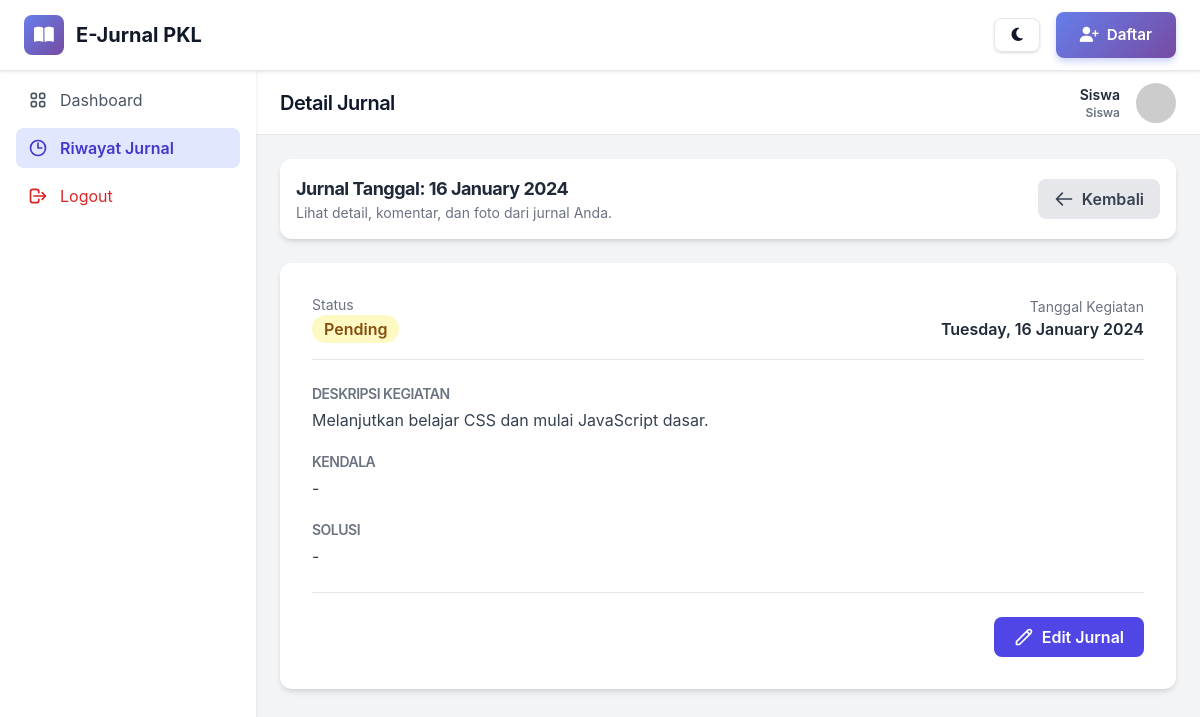
/public/siswa/jurnal_detail.php?id=2 (signed in), run on the app's committed database.
### tables this page shows
CREATE TABLE jurnal_harian (
    id INT AUTO_INCREMENT PRIMARY KEY,
    id_siswa INT NOT NULL,
    tanggal_kegiatan DATE NOT NULL,
    deskripsi_kegiatan TEXT NOT NULL,
    kendala TEXT,
    solusi TEXT,
    status ENUM('pending', 'approved', 'rejected') DEFAULT 'pending',
    komentar_pembimbing TEXT,
    tanggal_review TIMESTAMP NULL DEFAULT NULL,
    nilai_apresiasi INT,
    created_at TIMESTAMP DEFAULT CURRENT_TIMESTAMP,
    FOREIGN KEY (id_siswa) REFERENCES users(id) ON DELETE CASCADE
);

### public/siswa/jurnal_detail.php (the view, shortened to what this page needs)
<?php
include '../../app/_config/database.php';
$id_siswa = $_SESSION['user_id'];
$user_name = $_SESSION['user_nama'] ?? 'Siswa';
$id_jurnal = filter_input(INPUT_GET, 'id', FILTER_VALIDATE_INT);
$stmt_jurnal = $pdo->prepare("SELECT * FROM jurnal_harian WHERE id = ? AND id_siswa = ?");
$stmt_jurnal->execute([$id_jurnal, $id_siswa]);
$jurnal = $stmt_jurnal->fetch(PDO::FETCH_ASSOC);
include '../../templates/header.php';
?>
<div class="min-h-screen bg-gray-100">
    <aside class="fixed inset-y-0 left-0 z-20 w-64 bg-white shadow-md flex-col hidden sm:flex">
        <div class="flex h-16 items-center justify-center border-b">
            <a href="index.php" class="flex items-center gap-2 font-bold text-lg text-gray-800">
                <span>E-Jurnal</span>
            </a>
        </div>
        <nav class="flex-1 p-4 space-y-2">
            <a href="index.php" class="flex items-center gap-3 rounded-lg px-3 py-2 text-gray-600 hover:bg-gray-100 hover:text-gray-800 transition-all">
                Dashboard
            </a>
            <a href="jurnal_history.php" class="flex items-center gap-3 rounded-lg bg-indigo-100 text-indigo-700 px-3 py-2 font-semibold">
                <svg class="h-5 w-5" fill="none" viewBox="0 0 24 24" stroke="currentColor"><path stroke-linecap="round" stroke-linejoin="round" stroke-width="2" d="M12 6v6h4.5m4.5 0a9 9 0 11-18 0 9 9 0 0118 0z"/></svg>
                Riwayat Jurnal
            </a>
            <a href="../logout.php" class="flex items-center gap-3 rounded-lg px-3 py-2 text-red-600 hover:bg-red-100 mt-auto transition-all">
                <svg class="h-5 w-5" fill="none" viewBox="0 0 24 24" stroke="currentColor"><path stroke-linecap="round" stroke-linejoin="round" stroke-width="2" d="M17 16l4-4m0 0l-4-4m4 4H7m6 4v1a3 3 0 01-3 3H6a3 3 0 01-3-3V7a3 3 0 013-3h4a3 3 0 013 3v1" /></svg>
                Logout
            </a>
        </nav>
    </aside>
    <div class="flex flex-col sm:ml-64">
        <header class="sticky top-0 z-10 flex h-16 items-center justify-between border-b bg-white px-6">
            <h1 class="text-xl font-semibold">Detail Jurnal</h1>
            <div class="flex items-center gap-4">
                 <div class="font-semibold text-right">
                    <div class="text-sm text-gray-800"><?php echo htmlspecialchars($user_name); ?></div>
                    <div class="text-xs text-gray-500">Siswa</div>
                </div>
                <img class="h-10 w-10 rounded-full object-cover" src="https://ui-avatars.com/api/?name=<?php echo urlencode($user_name); ?>&background=random&color=fff" alt="User Avatar">
            </div>
        </header>
        <main class="flex-1 p-6">
            <div class="max-w-4xl mx-auto">
                <div class="bg-white p-4 rounded-xl shadow-md flex justify-between items-center mb-6">
                    <div>
                        <h2 class="text-lg font-bold text-gray-800">Jurnal Tanggal: <?php echo date('d F Y', strtotime($jurnal['tanggal_kegiatan'])); ?></h2>
                        <p class="text-sm text-gray-500">Lihat detail, komentar, dan foto dari jurnal Anda.</p>
                    </div>
                    <a href="jurnal_history.php" class="bg-gray-200 text-gray-700 font-semibold py-2 px-4 rounded-lg hover:bg-gray-300 transition-all flex items-center gap-2">
                        <svg class="h-5 w-5" fill="none" viewBox="0 0 24 24" stroke="currentColor"><path stroke-linecap="round" stroke-linejoin="round" stroke-width="2" d="M10 19l-7-7m0 0l7-7m-7 7h18" /></svg>
                        <span>Kembali</span>
                    </a>
                </div>
                <div class="bg-white p-8 rounded-xl shadow-md space-y-6">
                    <div class="flex justify-between items-center pb-4 border-b">
                        <div>
                            <p class="text-sm text-gray-500">Status</p>
                            <span class="px-3 py-1 inline-flex text-base leading-5 font-semibold rounded-full <?php
                                if ($jurnal['status'] == 'approved') echo 'bg-green-100 text-green-800';
                                elseif ($jurnal['status'] == 'rejected') echo 'bg-red-100 text-red-800';
                                else echo 'bg-yellow-100 text-yellow-800';
                            ?>">
                                <?php echo ucfirst(htmlspecialchars($jurnal['status'])); ?>
                            </span>
                        </div>
                        <div class="text-right">
                             <p class="text-sm text-gray-500">Tanggal Kegiatan</p>
                             <p class="text-base font-semibold text-gray-800"><?php echo date('l, d F Y', strtotime($jurnal['tanggal_kegiatan'])); ?></p>
                        </div>
                    </div>
                     <div class="space-y-5">
                        <div>
                            <h3 class="text-sm font-semibold text-gray-500 uppercase">Deskripsi Kegiatan</h3>
                            <p class="mt-1 text-gray-700 whitespace-pre-wrap"><?php echo htmlspecialchars($jurnal['deskripsi_kegiatan']); ?></p>
                        </div>
                        <div>
                            <h3 class="text-sm font-semibold text-gray-500 uppercase">Kendala</h3>
                            <p class="mt-1 text-gray-700 whitespace-pre-wrap"><?php echo htmlspecialchars($jurnal['kendala'] ?: '-'); ?></p>
                        </div>
                        <div>
                            <h3 class="text-sm font-semibold text-gray-500 uppercase">Solusi</h3>
                            <p class="mt-1 text-gray-700 whitespace-pre-wrap"><?php echo htmlspecialchars($jurnal['solusi'] ?: '-'); ?></p>
                        </div>
                    </div>
                    <?php if ($jurnal['status'] === 'pending' || $jurnal['status'] === 'rejected'): ?>
                    <div class="pt-6 border-t flex justify-end">
                         <a href="jurnal_edit.php?id=<?php echo $jurnal['id']; ?>" class="bg-indigo-600 text-white font-semibold py-2 px-5 rounded-lg hover:bg-indigo-700 transition-all flex items-center gap-2">
                            <svg class="h-5 w-5" fill="none" viewBox="0 0 24 24" stroke="currentColor"><path stroke-linecap="round" stroke-linejoin="round" stroke-width="2" d="M15.232 5.232l3.536 3.536m-2.036-5.036a2.5 2.5 0 113.536 3.536L6.5 21.036H3v-3.5L15.232 5.232z" /></svg>
                            <span>Edit Jurnal</span>
                        </a>
                    </div>
                    <?php endif; ?>
                </div>
            </div>
        </main>
    </div>
</div>
<?php include '../../templates/footer.php'; ?>

### public/assets/css/premium.css (style rules this page uses)
:root { --gradient-primary: linear-gradient(135deg, #667eea 0%, #764ba2 100%); --gradient-primary-alt: linear-gradient(135deg, #5568d3 0%, #6b3fa1 100%); --gradient-secondary: linear-gradient(135deg, #f093fb 0%, #f5576c 100%); --gradient-success: linear-gradient(135deg, #10b981 0%, #059669 100%); --gradient-warning: linear-gradient(135deg, #f59e0b 0%, #d97706 100%); --gradient-danger: linear-gradient(135deg, #ef4444 0%, #dc2626 100%); --gradient-info: linear-gradient(135deg, #3b82f6 0%, #1e40af 100%); --primary: #667eea; --primary-dark: #5568d3; --primary-light: #8b9eed; --secondary: #764ba2; --success: #10b981; --success-dark: #059669; --warning: #f59e0b; --danger: #ef4444; --info: #3b82f6; --gray-50: #f9fafb; --gray-100: #f3f4f6; --gray-200: #e5e7eb; --gray-300: #d1d5db; --gray-400: #9ca3af; --gray-500: #6b7280; --gray-600: #4b5563; --gray-700: #374151; --gray-800: #1f2937; --gray-900: #111827; --shadow-xs: 0 1px 2px 0 rgba(0, 0, 0, 0.05); --shadow-sm: 0 1px 3px 0 rgba(0, 0, 0, 0.1), 0 1px 2px 0 rgba(0, 0, 0, 0.06); --shadow-md: 0 4px 6px -1px rgba(0, 0, 0, 0.1), 0 2px 4px -1px rgba(0, 0, 0, 0.06); --shadow-lg: 0 10px 15px -3px rgba(0, 0, 0, 0.1), 0 4px 6px -2px rgba(0, 0, 0, 0.05); --shadow-xl: 0 20px 25px -5px rgba(0, 0, 0, 0.1), 0 10px 10px -5px rgba(0, 0, 0, 0.04); --shadow-2xl: 0 25px 50px -12px rgba(0, 0, 0, 0.25); --backdrop-blur: blur(8px); --z-dropdown: 1000; --z-sticky: 1020; --z-fixed: 1030; --z-modal-backdrop: 1040; --z-modal: 1050; --z-popover: 1060; --z-tooltip: 1070; }
* { transition-property: background-color, border-color, color, fill, stroke, opacity, box-shadow, transform, filter, backdrop-filter; transition-timing-function: cubic-bezier(0.4, 0, 0.2, 1); transition-duration: 150ms; }
html { scroll-behavior: smooth; scroll-padding-top: 80px; }
body { font-family: -apple-system, BlinkMacSystemFont, 'Segoe UI', 'Helvetica Neue', sans-serif; background: linear-gradient(135deg, var(--gray-50) 0%, var(--gray-100) 100%); color: var(--gray-900); line-height: 1.6; }
h1, h2, h3, h4, h5, h6 { font-weight: 700; line-height: 1.2; letter-spacing: -0.5px; }
h3 { font-size: 1.5rem; }
p { color: var(--gray-600); }
a { color: var(--primary); text-decoration: none; transition: all 150ms cubic-bezier(0.4, 0, 0.2, 1); }

### public/assets/css/modern.css (style rules this page uses)
:root { --primary: #667eea; --primary-dark: #5568d3; --secondary: #764ba2; --success: #10b981; --warning: #f59e0b; --danger: #ef4444; --info: #3b82f6; }
* { transition-property: background-color, border-color, color, fill, stroke, opacity, box-shadow, transform, filter, backdrop-filter; transition-timing-function: cubic-bezier(0.4, 0, 0.2, 1); transition-duration: 150ms; }
html { scroll-behavior: smooth; }
body { font-family: -apple-system, BlinkMacSystemFont, 'Segoe UI', Roboto, 'Helvetica Neue', Arial, sans-serif; }
a { @apply no-underline; }

### templates/header.php (style rules this page uses)
:root { --primary: #667eea; --primary-dark: #5568d3; --secondary: #764ba2; --success: #10b981; --warning: #f59e0b; --danger: #ef4444; }
* { transition-property: background-color, border-color, color, fill, stroke, opacity, box-shadow, transform, filter, backdrop-filter; transition-timing-function: cubic-bezier(0.4, 0, 0.2, 1); transition-duration: 150ms; }
body { font-family: -apple-system, BlinkMacSystemFont, 'Segoe UI', Roboto, 'Helvetica Neue', Arial, sans-serif; }

### data on the page
jurnal_harian: tanggal_kegiatan "16 January 2024", status "Pending", tanggal_kegiatan "Tuesday, 16 January 2024", deskripsi_kegiatan "Melanjutkan belajar CSS dan mulai JavaScript dasar.", kendala "-", solusi "-"

### other printed values
$user_name "Siswa"
